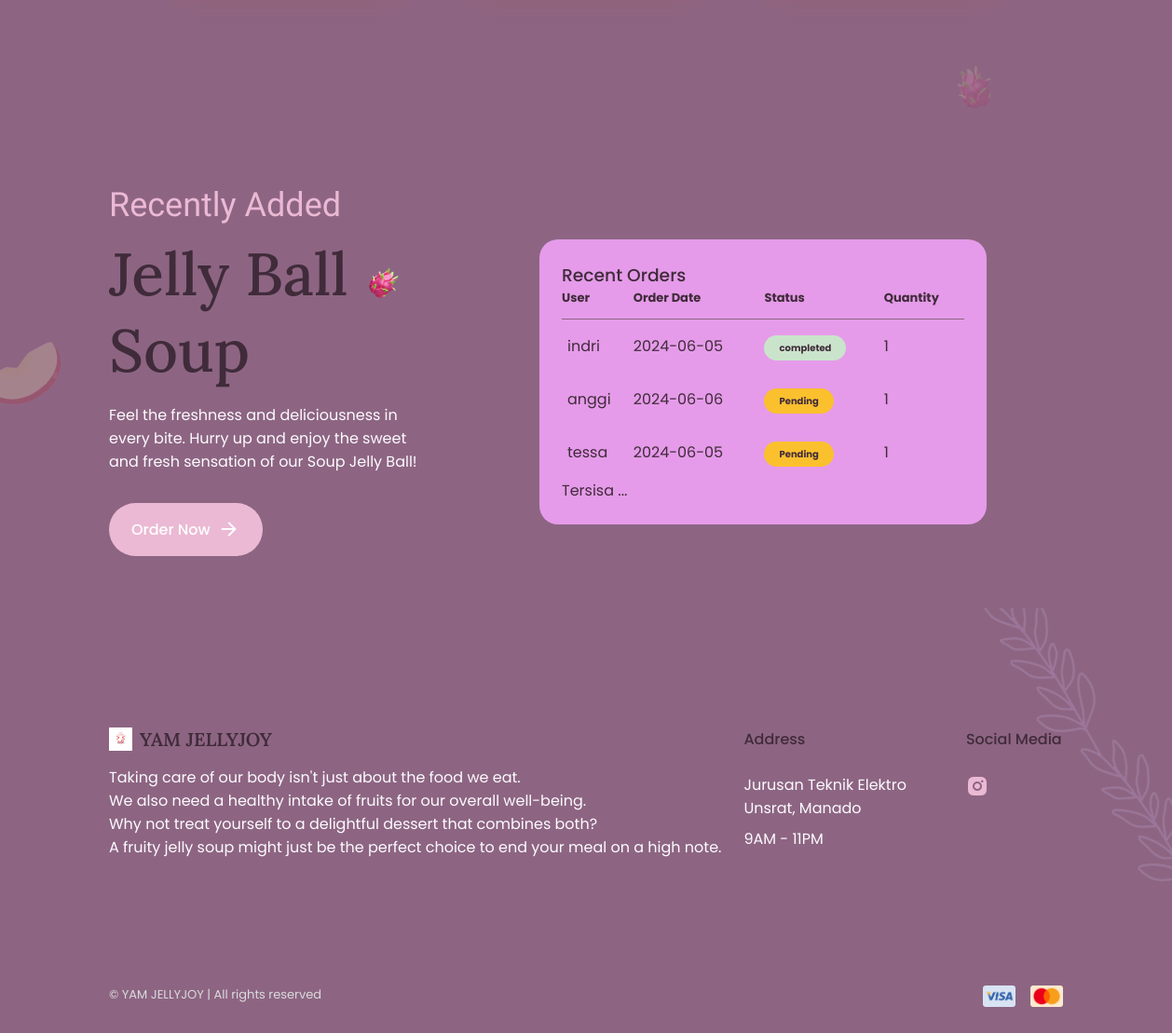
Before: / (lower part) with the older database file.
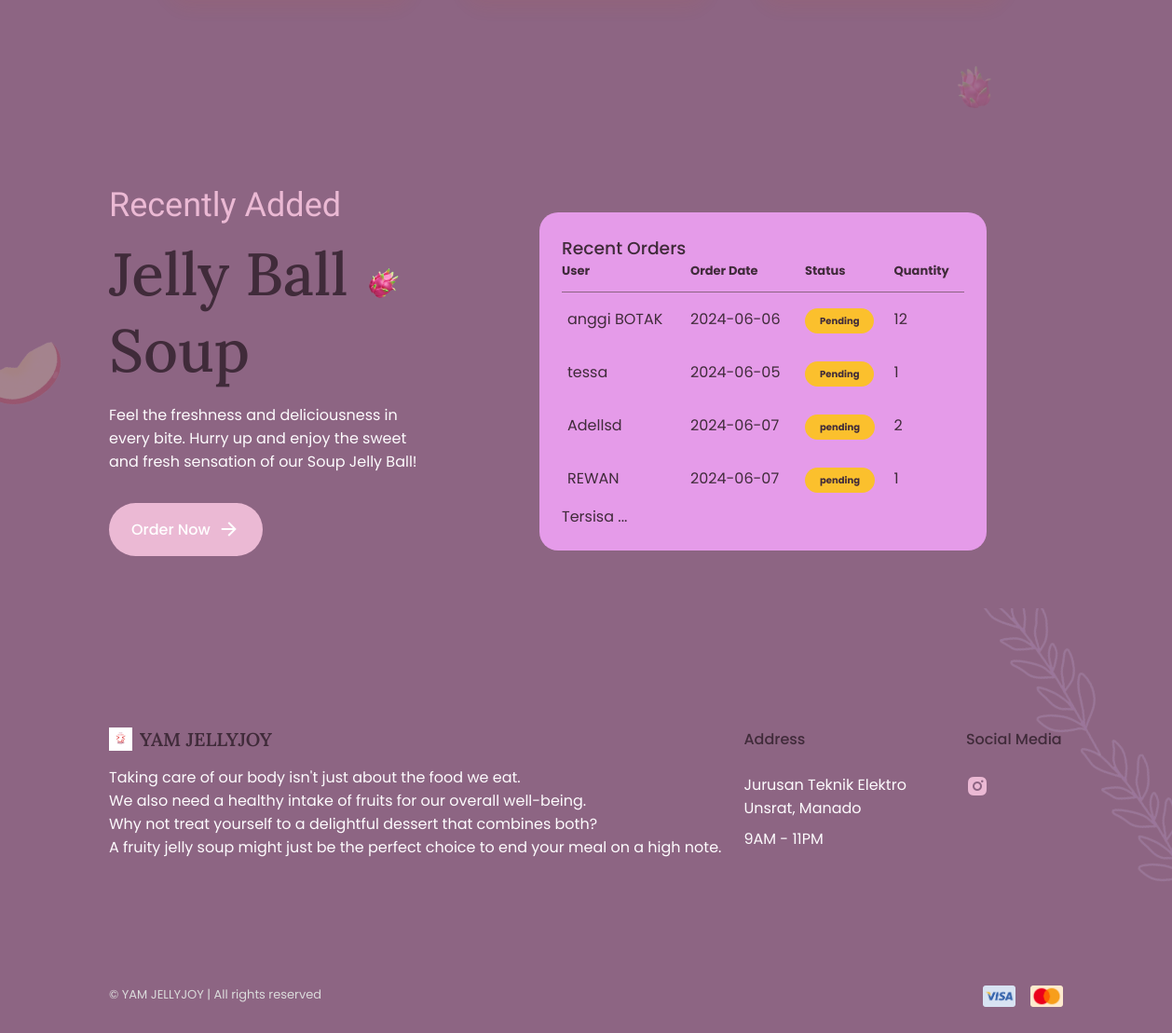
After: the same page with the newer database file.
### tables this page shows
CREATE TABLE `orders` (
  `id` int(11) NOT NULL,
  `customer_name` varchar(255) NOT NULL,
  `order_date` date DEFAULT curdate(),
  `status` varchar(50) NOT NULL DEFAULT 'pending',
  `address` text NOT NULL,
  `phone_number` varchar(20) NOT NULL,
  `quantity` int(11) NOT NULL
);

### fungsi/ambil_dataOders.php (called while the page is built)
<?php
require 'connect_db.php';
$sql = "SELECT * FROM orders";
$result = $conn->query($sql);
$orders = [];
if ($result->num_rows > 0) {
    while($row = $result->fetch_assoc()) {
        $orders[] = $row;
    }
} else {
    echo "0 results";
}
?>

### index.php (the view, shortened to what this page needs)
<?php
require 'fungsi/ambil_dataOders.php';
?>
<!DOCTYPE html>
    <html lang="en">
    <head>
        <link href="https://cdn.jsdelivr.net/npm/remixicon@2.5.0/fonts/remixicon.css" rel="stylesheet">
        <link rel="stylesheet" href="landing page/css/styles.css">
    </head>
    <body>
        <main class="main">
            <section class="reviews section" id="reviews">
                <div class="reviews__container container grid">
                </div>
            </section>
            <section class="recently section" id="recently">
                <div class="recently__container container grid">
                    <div class="recently__data">
                        <span class="section__subtitle">Recently Added</span>
                        <h2 class="section__title">
                            Jelly Ball<br>
                            Soup
                        </h2>
                        <p class="recently__description">
                        Feel the freshness and deliciousness in every bite.
                        Hurry up and enjoy the sweet and fresh sensation of our Soup Jelly Ball!
                        </p>
                        <a href="shop.php" class="button">
                            Order Now <i class="ri-arrow-right-line"></i>
                        </a>
                        <img src="landing page/assets/buah naga.png" alt="recently image" class="recently__data-img">
                    </div>
                    <div class="bottom-data">
                    <div class="orders">
        <div class="orders__header">
            <h3>Recent Orders</h3>
        </div>
        <table>
            <thead>
                <tr>
                    <th>User</th>
                    <th>Order Date</th>
                    <th>Status</th>
                    <th>Quantity</th>
                </tr>
            </thead>
            <tbody>
                <?php
                foreach ($orders as $order):
                ?>
                <tr>
                    <td><p><?php echo htmlspecialchars($order['customer_name']); ?></p></td>
                    <td><?php echo htmlspecialchars($order['order_date']); ?></td>
                    <td><span class="status <?php echo strtolower(htmlspecialchars($order['status'])); ?>"><?php echo htmlspecialchars($order['status']); ?></span></td>
                    <td><?php echo htmlspecialchars($order['quantity']); ?></td>
                </tr>
                <?php endforeach; ?>
            </tbody>
        </table>
        <a class="button__recently">
            Tersisa ...
        </a>
    </div>
                </div>
                 <img src="landing page/assets/buah apel.png" alt="recently image" class="recently__apel">
                 <img src="landing page/assets/buah naga.png" alt="recently image" class="recently__naga">
                </div>
            </section>
        </main>
        <footer class="footer">
            <div class="footer__container container grid">
                <div>
                    <a href="#" class="footer__logo">
                        <img src="landing page/img/logo yamjellyjoy.png" alt="logo image">
                        YAM JELLYJOY
                    </a>
                    <p class="footer__description">
                    Taking care of our body isn't just about the food we eat.<br>
                    We also need a healthy intake of fruits for our overall well-being.<br>
                    Why not treat yourself to a delightful dessert that combines both?<br>
                    A fruity jelly soup might just be the perfect choice to end your meal on a high note.
                    </p>
                </div>
                <div class="footer__content">
                    <div>
                        <h3 class="footer__title">Address</h3>
                        <ul class="footer__links">
                            <li class="footer__information">
                                Jurusan Teknik Elektro <br>
                                Unsrat, Manado
                            </li>
                            <li class="footer__information">
                                9AM - 11PM
                            </li>
                        </ul>
                    </div>
                    <div>
                        <h3 class="footer__title">Social Media</h3>
                        <ul class="footer__social">
                            <a href="https://www.instagram.com/yam.jellyjoy?utm_source=ig_web_button_share_sheet&igsh=ZDNlZDc0MzIxNw==" target="_blank" class="footer__social-link">
                                <i class="ri-instagram-fill"></i>
                            </a>
                        </ul>
                    </div>
                </div>
                <img src="landing page/assets/bunga 2.png" alt="footer image" class="footer__bunga">
            </div>
            <div class="footer__info container">
                <div class="footer__card">
                    <img src="landing page/assets/footer-card-1.png" alt="footer image">
                    <img src="landing page/assets/footer-card-2.png" alt="footer image">
                </div>
                <span class="footer__copy">
                    &copy; YAM JELLYJOY | All rights reserved
                </span>
            </div>
        </footer>
    </body>
</html></tr>

Changed rows visible on the page:
removed orders: customer_name "indri", order_date "2024-06-05", status "completed", quantity "1"
changed orders: customer_name "anggi" → "anggi BOTAK"; quantity "1" → "12"
added orders: customer_name "Adellsd", order_date "2024-06-07", status "pending", quantity "2"
added orders: customer_name "REWAN", order_date "2024-06-07", status "pending", quantity "1"
